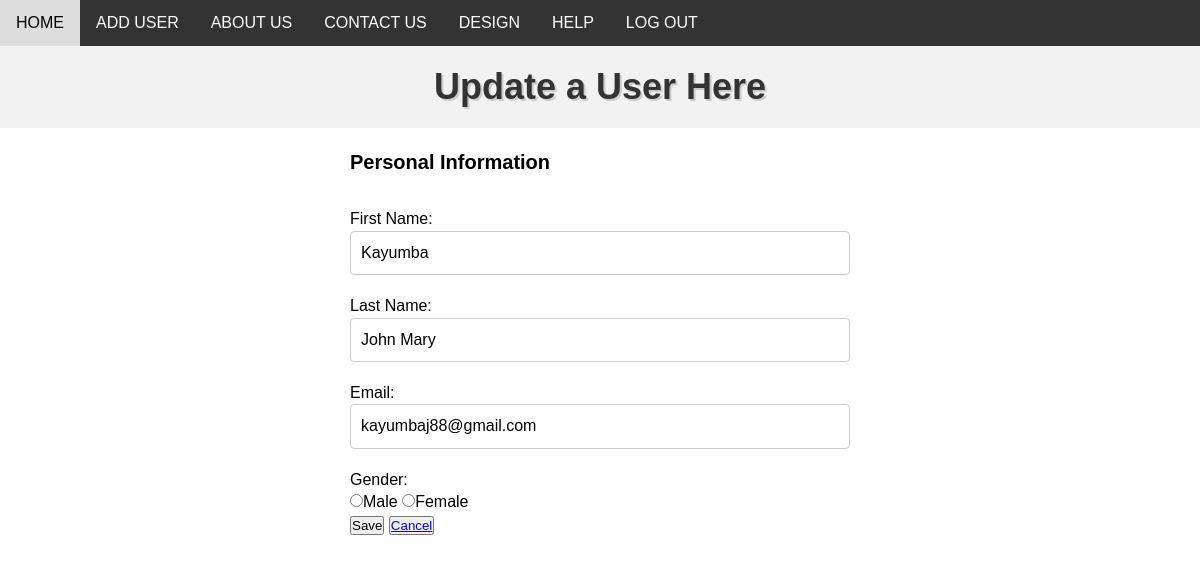
The page /edit.php?id=21 on the database its author committed.
### tables this page shows
CREATE TABLE `users` (
  `id` int(11) NOT NULL,
  `fname` varchar(100) DEFAULT NULL,
  `lname` varchar(100) DEFAULT NULL,
  `email` varchar(255) DEFAULT NULL,
  `password` varchar(255) DEFAULT NULL,
  `gender` varchar(255) DEFAULT NULL
);

### edit.php (the view, shortened to what this page needs)
<?php
 include "connection.php";
 $id = "";
 $fname = "";
 $lname = "";
 $email = "";
 if ($_SERVER["REQUEST_METHOD"] == 'GET') {
    $id = $_GET['id'];
    $sql = "select * from users where id = $id";
    $result = $conn->query($sql);
    $row = $result->fetch_assoc();
    $fname = $row["fname"];
    $lname = $row["lname"];
    $email = $row["email"];
 }
?>
<!DOCTYPE html>
<html lang="en">
<head>
<link rel="stylesheet" href="style.css">
</head>
<body>
<div class="navbar">
        <ul>
           <li><a href="index.php">HOME</a></li>
           <li><a href="create.php">ADD USER</a></li>
           <li><a href="#">ABOUT US</a></li>
           <li><a href="#">CONTACT US</a></li>
           <li><a href="#">DESIGN</a></li>
           <li><a href="#">HELP</a></li>
           <li><a href="signUp.php">LOG OUT</a></li>
        </ul>
    </div>
    <h1>Update a User Here</h1>
    <form action="<?php echo htmlspecialchars($_SERVER["PHP_SELF"]); ?>" method="POST">
        <fieldset>
            <legend>Personal Information</legend>
            <input type="hidden" name="id" value="<?php echo $id ?>"><br>
            First Name:<br>
            <input type="text" name="fname" value="<?php echo $fname ?>"><br>
            Last Name:<br>
            <input type="text" name="lname" value="<?php echo $lname ?>"><br>
            Email:<br>
            <input type="email" name="email" value="<?php echo $email ?>"><br>
            Gender:<br>
            <input type="radio" name="gender" value="Male">Male
            <input type="radio" name="gender" value="female">Female<br>
            <input type="submit" name="submit" value="Save">
            <button><a href="index.php">Cancel</a></button>
        </fieldset>
    </form>
</body>
</html>

### style.css (style rules this page uses)
* { margin: 0; padding: 0; box-sizing: border-box; }
form { margin: 20px auto; width: 500px; font-family: Arial, sans-serif; font-size: 16px; line-height: 1.4; }
fieldset { border: none; margin-bottom: 20px; }
legend { font-weight: bold; font-size: 20px; margin-bottom: 10px; }
input[type="text"], input[type="email"], input[type="password"], textarea { width: 100%; padding: 10px; border: 1px solid #ccc; border-radius: 4px; margin-bottom: 20px; font-size: 16px; line-height: 1.4; }
.navbar { background-color: #333; overflow: hidden; font-family: Arial, sans-serif; font-size: 16px; }
.navbar ul { list-style-type: none; margin: 0; padding: 0; display: flex; }
.navbar li { float: left; }
.navbar a { display: block; color: white; text-align: center; padding: 14px 16px; text-decoration: none; }
h1 { color: #333; font-family: Arial, sans-serif; font-size: 36px; text-align: center; background-color: #f2f2f2; padding: 20px; text-shadow: 2px 2px #ccc; }

### rows shown on the page
users: fname "Kayumba", lname "John Mary", email "kayumbaj88@gmail.com"
